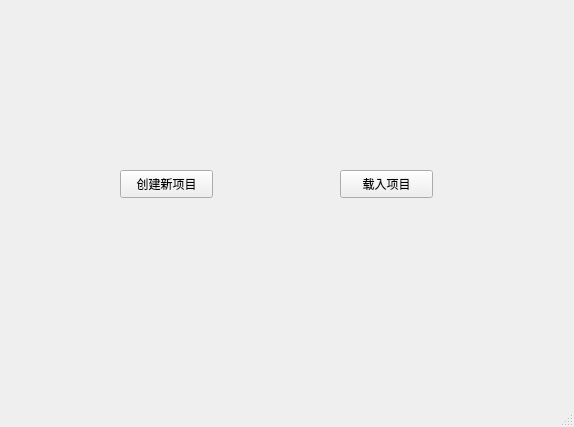
<?xml version="1.0" encoding="UTF-8"?>
<ui version="4.0">
 <class>MainWindow</class>
 <widget class="QMainWindow" name="MainWindow">
  <property name="geometry">
   <rect>
    <x>0</x>
    <y>0</y>
    <width>574</width>
    <height>427</height>
   </rect>
  </property>
  <property name="windowTitle">
   <string>MainWindow</string>
  </property>
  <widget class="QWidget" name="centralwidget">
   <widget class="QPushButton" name="pushButton">
    <property name="geometry">
     <rect>
      <x>120</x>
      <y>170</y>
      <width>93</width>
      <height>28</height>
     </rect>
    </property>
    <property name="text">
     <string>创建新项目</string>
    </property>
   </widget>
   <widget class="QPushButton" name="pushButton_2">
    <property name="geometry">
     <rect>
      <x>340</x>
      <y>170</y>
      <width>93</width>
      <height>28</height>
     </rect>
    </property>
    <property name="text">
     <string>载入项目</string>
    </property>
   </widget>
  </widget>
  <widget class="QMenuBar" name="menubar">
   <property name="geometry">
    <rect>
     <x>0</x>
     <y>0</y>
     <width>574</width>
     <height>26</height>
    </rect>
   </property>
  </widget>
  <widget class="QStatusBar" name="statusbar"/>
 </widget>
 <resources/>
 <connections>
  <connection>
   <sender>pushButton</sender>
   <signal>clicked()</signal>
   <receiver>MainWindow</receiver>
   <slot>create_project()</slot>
   <hints>
    <hint type="sourcelabel">
     <x>147</x>
     <y>209</y>
    </hint>
    <hint type="destinationlabel">
     <x>178</x>
     <y>271</y>
    </hint>
   </hints>
  </connection>
  <connection>
   <sender>pushButton_2</sender>
   <signal>clicked()</signal>
   <receiver>MainWindow</receiver>
   <slot>load_project()</slot>
   <hints>
    <hint type="sourcelabel">
     <x>381</x>
     <y>208</y>
    </hint>
    <hint type="destinationlabel">
     <x>401</x>
     <y>266</y>
    </hint>
   </hints>
  </connection>
 </connections>
 <slots>
  <slot>create_project()</slot>
  <slot>load_project()</slot>
 </slots>
</ui>
